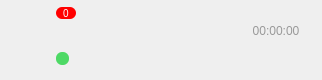
<?xml version="1.0" encoding="UTF-8"?>
<ui version="4.0">
 <class>WinContactItem</class>
 <widget class="QWidget" name="WinContactItem">
  <property name="geometry">
   <rect>
    <x>0</x>
    <y>0</y>
    <width>322</width>
    <height>80</height>
   </rect>
  </property>
  <property name="minimumSize">
   <size>
    <width>322</width>
    <height>80</height>
   </size>
  </property>
  <property name="maximumSize">
   <size>
    <width>426</width>
    <height>80</height>
   </size>
  </property>
  <property name="windowTitle">
   <string>Form</string>
  </property>
  <layout class="QHBoxLayout" name="horizontalLayout">
   <property name="spacing">
    <number>0</number>
   </property>
   <property name="leftMargin">
    <number>6</number>
   </property>
   <property name="topMargin">
    <number>0</number>
   </property>
   <property name="rightMargin">
    <number>6</number>
   </property>
   <property name="bottomMargin">
    <number>0</number>
   </property>
   <item>
    <widget class="QWidget" name="widget" native="true">
     <property name="minimumSize">
      <size>
       <width>75</width>
       <height>75</height>
      </size>
     </property>
     <property name="maximumSize">
      <size>
       <width>75</width>
       <height>75</height>
      </size>
     </property>
     <widget class="QLabel" name="headName">
      <property name="geometry">
       <rect>
        <x>10</x>
        <y>10</y>
        <width>50</width>
        <height>50</height>
       </rect>
      </property>
      <property name="minimumSize">
       <size>
        <width>50</width>
        <height>50</height>
       </size>
      </property>
      <property name="maximumSize">
       <size>
        <width>50</width>
        <height>50</height>
       </size>
      </property>
      <property name="text">
       <string/>
      </property>
     </widget>
     <widget class="QLabel" name="lab_count">
      <property name="geometry">
       <rect>
        <x>50</x>
        <y>5</y>
        <width>20</width>
        <height>12</height>
       </rect>
      </property>
      <property name="minimumSize">
       <size>
        <width>20</width>
        <height>12</height>
       </size>
      </property>
      <property name="maximumSize">
       <size>
        <width>20</width>
        <height>12</height>
       </size>
      </property>
      <property name="styleSheet">
       <string notr="true">background:red;
border-radius:6px;
color:#ffffff;
font-size:10px;</string>
      </property>
      <property name="text">
       <string>0</string>
      </property>
      <property name="alignment">
       <set>Qt::AlignCenter</set>
      </property>
     </widget>
     <widget class="QLabel" name="lab_online">
      <property name="geometry">
       <rect>
        <x>50</x>
        <y>50</y>
        <width>13</width>
        <height>13</height>
       </rect>
      </property>
      <property name="minimumSize">
       <size>
        <width>13</width>
        <height>13</height>
       </size>
      </property>
      <property name="maximumSize">
       <size>
        <width>13</width>
        <height>13</height>
       </size>
      </property>
      <property name="styleSheet">
       <string notr="true">background:rgb(77, 217, 101);border-radius:6px;</string>
      </property>
      <property name="text">
       <string/>
      </property>
     </widget>
    </widget>
   </item>
   <item>
    <layout class="QVBoxLayout" name="verticalLayout">
     <property name="spacing">
      <number>2</number>
     </property>
     <property name="leftMargin">
      <number>0</number>
     </property>
     <item>
      <spacer name="verticalSpacer">
       <property name="orientation">
        <enum>Qt::Vertical</enum>
       </property>
       <property name="sizeHint" stdset="0">
        <size>
         <width>353</width>
         <height>13</height>
        </size>
       </property>
      </spacer>
     </item>
     <item>
      <widget class="QWidget" name="widget_2" native="true">
       <property name="minimumSize">
        <size>
         <width>0</width>
         <height>24</height>
        </size>
       </property>
       <layout class="QHBoxLayout" name="horizontalLayout_2">
        <property name="spacing">
         <number>0</number>
        </property>
        <property name="leftMargin">
         <number>0</number>
        </property>
        <property name="topMargin">
         <number>0</number>
        </property>
        <property name="rightMargin">
         <number>0</number>
        </property>
        <property name="bottomMargin">
         <number>0</number>
        </property>
        <item>
         <widget class="QLabel" name="userName">
          <property name="sizePolicy">
           <sizepolicy hsizetype="Expanding" vsizetype="Fixed">
            <horstretch>0</horstretch>
            <verstretch>0</verstretch>
           </sizepolicy>
          </property>
          <property name="minimumSize">
           <size>
            <width>0</width>
            <height>24</height>
           </size>
          </property>
          <property name="maximumSize">
           <size>
            <width>16777215</width>
            <height>24</height>
           </size>
          </property>
          <property name="styleSheet">
           <string notr="true"/>
          </property>
          <property name="text">
           <string/>
          </property>
         </widget>
        </item>
        <item alignment="Qt::AlignRight">
         <widget class="QLabel" name="sendTime">
          <property name="minimumSize">
           <size>
            <width>80</width>
            <height>24</height>
           </size>
          </property>
          <property name="maximumSize">
           <size>
            <width>80</width>
            <height>16777215</height>
           </size>
          </property>
          <property name="styleSheet">
           <string notr="true">color:#999;
font-size:12px;</string>
          </property>
          <property name="text">
           <string>00:00:00</string>
          </property>
          <property name="alignment">
           <set>Qt::AlignCenter</set>
          </property>
         </widget>
        </item>
       </layout>
      </widget>
     </item>
     <item>
      <widget class="QLabel" name="signName">
       <property name="sizePolicy">
        <sizepolicy hsizetype="Expanding" vsizetype="Fixed">
         <horstretch>0</horstretch>
         <verstretch>0</verstretch>
        </sizepolicy>
       </property>
       <property name="minimumSize">
        <size>
         <width>0</width>
         <height>16</height>
        </size>
       </property>
       <property name="maximumSize">
        <size>
         <width>16777215</width>
         <height>16</height>
        </size>
       </property>
       <property name="text">
        <string/>
       </property>
      </widget>
     </item>
     <item>
      <spacer name="verticalSpacer_2">
       <property name="orientation">
        <enum>Qt::Vertical</enum>
       </property>
       <property name="sizeHint" stdset="0">
        <size>
         <width>353</width>
         <height>13</height>
        </size>
       </property>
      </spacer>
     </item>
    </layout>
   </item>
  </layout>
 </widget>
 <resources/>
 <connections/>
</ui>
